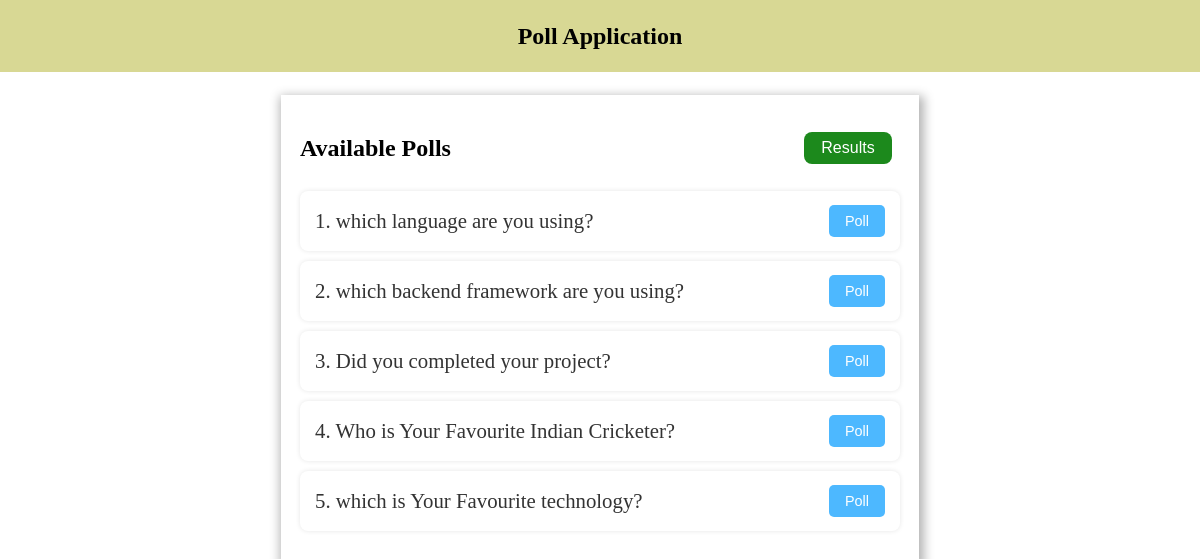
The app's page /polls/project, older data.
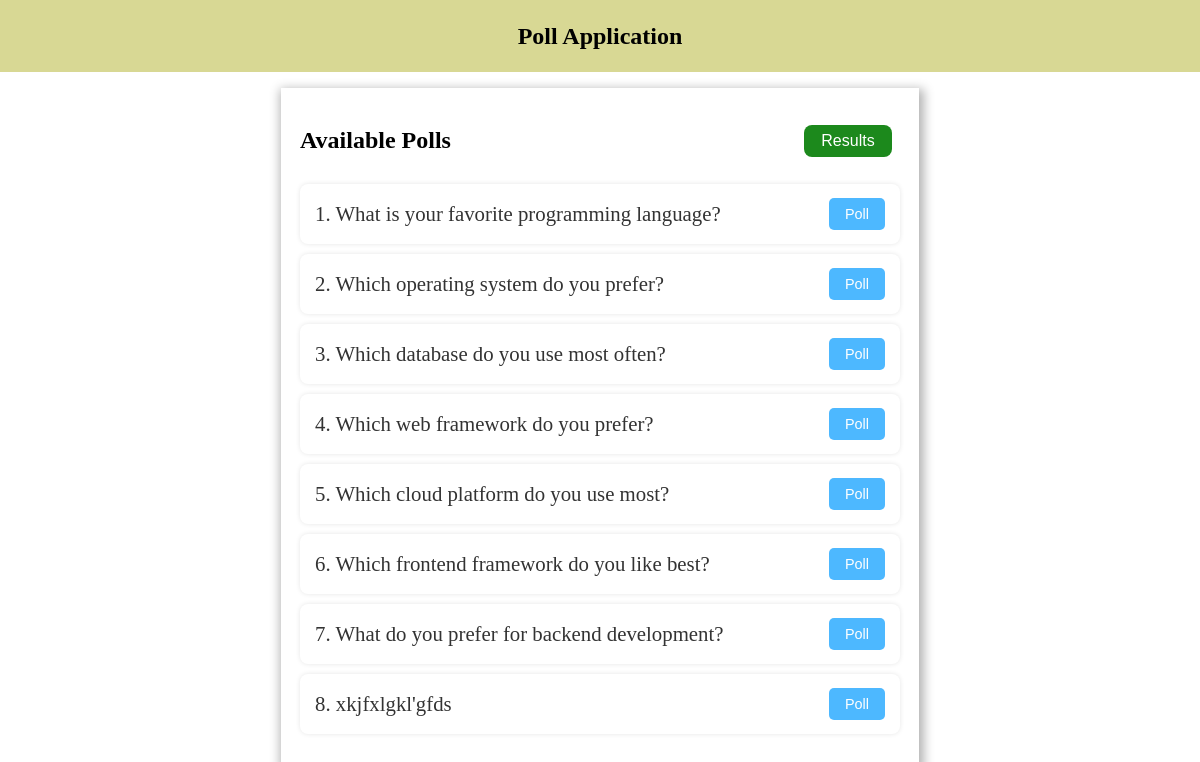
The same page, newer data.
### polls/models.py (models this page shows)
class questions(models.Model):
    question = models.TextField()
    option1 = models.CharField(max_length=50,default="")
    option2 = models.CharField(max_length=50,default="")
    option3 = models.CharField(max_length=50,default="")
    option1_count = models.IntegerField(default=0)
    option2_count = models.IntegerField(default=0)
    option3_count = models.IntegerField(default=0)

### polls/views.py (the view)
# urls.py: path("project",views.project,name = "project"),
def project(request):
    details = questions.objects.all()
    context = {
        "details" : details
    }
    return render(request,"project/project.html",context)

### polls/templates/project/project.html (shortened to what this page needs)
{% load static %}
<!DOCTYPE html>
<html lang="en">
  <head>
    <link rel="stylesheet" href="{% static 'css/style1.css' %}" />
  </head>
  <body>
    <header>
      <h2>Poll Application</h2>
    </header>
    <div class="head">
        <div class="main">
          <div class="main1">
            <h2>Available Polls</h2>
            <a href ="{% url 'results' %}">
              <button id="btn">Results</button>
            </a>
          </div>
            {% for question in details %}
            <div class="q-item">
              <a href="{% url 'question_detail' question.id %}" class="q-text">
                {{ forloop.counter }}. {{ question.question }}
              </a>
              <a href="{% url 'question_detail' question.id %}">
                <button class="poll-btn">Poll</button>
              </a>
            </div>
            {% endfor %}
          </div>
    </div>
  </body>
</html>

### polls/static/css/style1.css (style rules this page uses)
body { margin: 0; padding: 0; margin-top: 0; }
header { height:4.5rem; background-color: rgb(216, 216, 148); margin-top: 0; display: flex; justify-content: center; align-items: center; margin-bottom: 1rem; }
.main { min-height: 20vh; width: 50%; box-shadow: 2px 4px 10px 3px rgba(0, 0, 0, 0.3); padding: 1.2rem; }
.head { min-height: 60vh; width: 100%; display: flex; justify-content: center; align-items: center; }
.q-item { display: flex; justify-content: space-between; align-items: center; background: #fff; padding: 10px 15px; margin: 10px 0; border-radius: 8px; box-shadow: 0 0 5px rgba(0, 0, 0, 0.1); height: 2.5rem; }
.q-text { text-decoration: none; color: #333; font-weight: 500; max-width: 80%; font-size: 1.3rem; }
.poll-btn { background-color: #4db8ff; border: none; padding: 6px 12px; border-radius: 5px; color: white; cursor: pointer; width: 3.5rem; font-size: 0.9rem; }
.main1 { display: flex; justify-content: space-between; align-items: center; }
button { height: 2rem; }
#btn { margin-right: 0.5rem; width: 5.5rem; background-color: rgb(28, 137, 28); border-radius: 0.5rem; border: none; cursor: pointer; color: white; font-size: medium; }

Row changes from the older to the newer data that the page shows:
removed questions: question "which language are you using?"
removed questions: question "which backend framework are you using?"
removed questions: question "Did you completed your project?"
removed questions: question "Who is Your Favourite Indian Cricketer?"
removed questions: question "which is Your Favourite technology?"
added questions: question "What is your favorite programming language?"
added questions: question "Which operating system do you prefer?"
added questions: question "Which database do you use most often?"
added questions: question "Which web framework do you prefer?"
added questions: question "Which cloud platform do you use most?"
added questions: question "Which frontend framework do you like best?"
added questions: question "What do you prefer for backend development?"
added questions: question "xkjfxlgkl'gfds"
